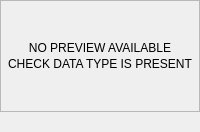
                        <widget class="QWidget" name="page_previewEmpty">
                         <layout class="QVBoxLayout" name="verticalLayout_38">
                          <property name="spacing">
                           <number>0</number>
                          </property>
                          <property name="leftMargin">
                           <number>0</number>
                          </property>
                          <property name="topMargin">
                           <number>0</number>
                          </property>
                          <property name="rightMargin">
                           <number>0</number>
                          </property>
                          <property name="bottomMargin">
                           <number>0</number>
                          </property>
                          <item>
                           <layout class="QVBoxLayout" name="verticalLayout_37">
                            <property name="spacing">
                             <number>0</number>
                            </property>
                            <property name="bottomMargin">
                             <number>20</number>
                            </property>
                            <item>
                             <layout class="QHBoxLayout" name="horizontalLayout_68">
                              <property name="spacing">
                               <number>0</number>
                              </property>
                              <item>
                               <widget class="QFrame" name="frame_previewEmptyCard">
                                <property name="frameShape">
                                 <enum>QFrame::StyledPanel</enum>
                                </property>
                                <property name="frameShadow">
                                 <enum>QFrame::Raised</enum>
                                </property>
                                <layout class="QVBoxLayout" name="verticalLayout_42">
                                 <property name="spacing">
                                  <number>0</number>
                                 </property>
                                 <property name="leftMargin">
                                  <number>0</number>
                                 </property>
                                 <property name="topMargin">
                                  <number>0</number>
                                 </property>
                                 <property name="rightMargin">
                                  <number>0</number>
                                 </property>
                                 <property name="bottomMargin">
                                  <number>0</number>
                                 </property>
                                 <item>
                                  <spacer name="verticalSpacer_4">
                                   <property name="orientation">
                                    <enum>Qt::Vertical</enum>
                                   </property>
                                   <property name="sizeHint" stdset="0">
                                    <size>
                                     <width>20</width>
                                     <height>40</height>
                                    </size>
                                   </property>
                                  </spacer>
                                 </item>
                                 <item>
                                  <layout class="QVBoxLayout" name="verticalLayout_41">
                                   <property name="spacing">
                                    <number>2</number>
                                   </property>
                                   <item>
                                    <widget class="QLabel" name="label_previewEmptyTitle">
                                     <property name="text">
                                      <string>NO PREVIEW AVAILABLE</string>
                                     </property>
                                     <property name="alignment">
                                      <set>Qt::AlignCenter</set>
                                     </property>
                                    </widget>
                                   </item>
                                   <item>
                                    <widget class="QLabel" name="label_previewEmptyDetail">
                                     <property name="text">
                                      <string>CHECK DATA TYPE IS PRESENT</string>
                                     </property>
                                     <property name="alignment">
                                      <set>Qt::AlignCenter</set>
                                     </property>
                                    </widget>
                                   </item>
                                  </layout>
                                 </item>
                                 <item>
                                  <spacer name="verticalSpacer_3">
                                   <property name="orientation">
                                    <enum>Qt::Vertical</enum>
                                   </property>
                                   <property name="sizeHint" stdset="0">
                                    <size>
                                     <width>20</width>
                                     <height>40</height>
                                    </size>
                                   </property>
                                  </spacer>
                                 </item>
                                </layout>
                               </widget>
                              </item>
                             </layout>
                            </item>
                           </layout>
                          </item>
                         </layout>
                        </widget>
